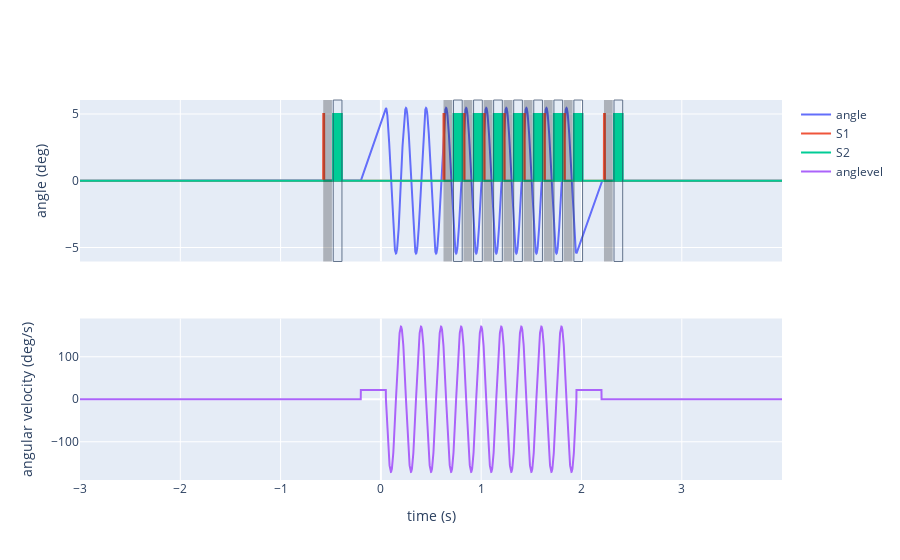

This figure's notebook cell:
### Markdown cell above
and plot them:

### Code cell
fig = make_subplots(rows = 2, cols = 1,
                   shared_xaxes=True)
fig.add_trace(
    go.Scatter(x = t, y = angle, mode="lines", name="angle"),
    row=1, col=1)
fig.add_trace(
    go.Scatter(x = t, y = S1actcmd, mode="lines", name="S1"),
    row=1, col=1)
fig.add_trace(
    go.Scatter(x = t, y = S2actcmd, mode="lines", name="S2"),
    row=1, col=1)

for onoff in Lonoff:
    fig.add_vrect(x0 = onoff[0], x1=onoff[1], fillcolor="black", opacity=0.25, line_width=0,
                      row=1, col=1)

for onoff in Ronoff:
    fig.add_vrect(x0 = onoff[0], x1=onoff[1], opacity=0.7, line_width=1,
                      row=1, col=1)

fig.update_yaxes(title_text = "angle (deg)", row=1)
fig.add_trace(
    go.Scatter(x = t, y = anglevel, mode="lines", name="anglevel"),
    row=2, col=1)

fig.update_yaxes(title_text = "angular velocity (deg/s)", row=2)
fig.update_xaxes(title_text = "time (s)", row=2)

### Figure 1 — Plotly figure (JSON) as saved in the notebook; plotly's stock layout.template omitted (floating-point values rounded to 4 significant figures; data arrays with more than 128 entries replaced by an {"elided": "..."} marker saying what was removed)
{"data": [{"mode": "lines", "name": "angle", "type": "scatter", "x": {"elided": "7000 float values"}, "xaxis": "x", "y": {"elided": "7000 float values"}, "yaxis": "y"}, {"mode": "lines", "name": "S1", "type": "scatter", "x": {"elided": "7000 float values"}, "xaxis": "x", "y": {"elided": "7000 int values"}, "yaxis": "y"}, {"mode": "lines", "name": "S2", "type": "scatter", "x": {"elided": "7000 float values"}, "xaxis": "x", "y": {"elided": "7000 int values"}, "yaxis": "y"}, {"mode": "lines", "name": "anglevel", "type": "scatter", "x": {"elided": "7000 float values"}, "xaxis": "x2", "y": {"elided": "7000 float values"}, "yaxis": "y2"}], "layout": {"shapes": [{"fillcolor": "black", "line": {"width": 0}, "opacity": 0.25, "type": "rect", "x0": -0.575, "x1": -0.4883, "xref": "x", "y0": 0, "y1": 1, "yref": "y domain"}, {"fillcolor": "black", "line": {"width": 0}, "opacity": 0.25, "type": "rect", "x0": 0.624, "x1": 0.7107, "xref": "x", "y0": 0, "y1": 1, "yref": "y domain"}, {"fillcolor": "black", "line": {"width": 0}, "opacity": 0.25, "type": "rect", "x0": 0.824, "x1": 0.9107, "xref": "x", "y0": 0, "y1": 1, "yref": "y domain"}, {"fillcolor": "black", "line": {"width": 0}, "opacity": 0.25, "type": "rect", "x0": 1.024, "x1": 1.111, "xref": "x", "y0": 0, "y1": 1, "yref": "y domain"}, {"fillcolor": "black", "line": {"width": 0}, "opacity": 0.25, "type": "rect", "x0": 1.224, "x1": 1.311, "xref": "x", "y0": 0, "y1": 1, "yref": "y domain"}, {"fillcolor": "black", "line": {"width": 0}, "opacity": 0.25, "type": "rect", "x0": 1.424, "x1": 1.511, "xref": "x", "y0": 0, "y1": 1, "yref": "y domain"}, {"fillcolor": "black", "line": {"width": 0}, "opacity": 0.25, "type": "rect", "x0": 1.625, "x1": 1.712, "xref": "x", "y0": 0, "y1": 1, "yref": "y domain"}, {"fillcolor": "black", "line": {"width": 0}, "opacity": 0.25, "type": "rect", "x0": 1.824, "x1": 1.911, "xref": "x", "y0": 0, "y1": 1, "yref": "y domain"}, {"fillcolor": "black", "line": {"width": 0}, "opacity": 0.25, "type": "rect", "x0": 2.224, "x1": 2.311, "xref": "x", "y0": 0, "y1": 1, "yref": "y domain"}, {"line": {"width": 1}, "opacity": 0.7, "type": "rect", "x0": -0.475, "x1": -0.3883, "xref": "x", "y0": 0, "y1": 1, "yref": "y domain"}, {"line": {"width": 1}, "opacity": 0.7, "type": "rect", "x0": 0.724, "x1": 0.8107, "xref": "x", "y0": 0, "y1": 1, "yref": "y domain"}, {"line": {"width": 1}, "opacity": 0.7, "type": "rect", "x0": 0.924, "x1": 1.011, "xref": "x", "y0": 0, "y1": 1, "yref": "y domain"}, {"line": {"width": 1}, "opacity": 0.7, "type": "rect", "x0": 1.124, "x1": 1.211, "xref": "x", "y0": 0, "y1": 1, "yref": "y domain"}, {"line": {"width": 1}, "opacity": 0.7, "type": "rect", "x0": 1.324, "x1": 1.411, "xref": "x", "y0": 0, "y1": 1, "yref": "y domain"}, {"line": {"width": 1}, "opacity": 0.7, "type": "rect", "x0": 1.524, "x1": 1.611, "xref": "x", "y0": 0, "y1": 1, "yref": "y domain"}, {"line": {"width": 1}, "opacity": 0.7, "type": "rect", "x0": 1.725, "x1": 1.812, "xref": "x", "y0": 0, "y1": 1, "yref": "y domain"}, {"line": {"width": 1}, "opacity": 0.7, "type": "rect", "x0": 1.924, "x1": 2.011, "xref": "x", "y0": 0, "y1": 1, "yref": "y domain"}, {"line": {"width": 1}, "opacity": 0.7, "type": "rect", "x0": 2.324, "x1": 2.411, "xref": "x", "y0": 0, "y1": 1, "yref": "y domain"}], "xaxis": {"anchor": "y", "domain": [0, 1], "matches": "x2", "showticklabels": false}, "xaxis2": {"anchor": "y2", "domain": [0, 1], "title": {"text": "time (s)"}}, "yaxis": {"anchor": "x", "domain": [0.575, 1], "title": {"text": "angle (deg)"}}, "yaxis2": {"anchor": "x2", "domain": [0, 0.425], "title": {"text": "angular velocity (deg/s)"}}}}
